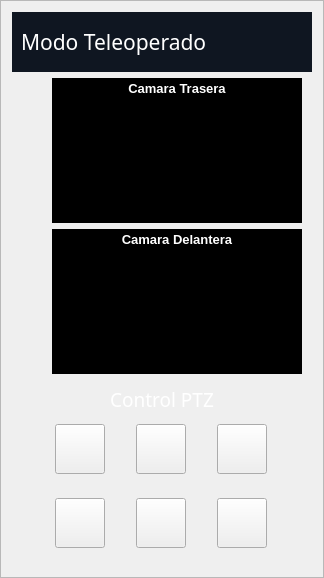
                             <widget class="QFrame" name="verticalFrame_3">
                              <property name="minimumSize">
                               <size>
                                <width>0</width>
                                <height>0</height>
                               </size>
                              </property>
                              <property name="maximumSize">
                               <size>
                                <width>16777215</width>
                                <height>1100</height>
                               </size>
                              </property>
                              <property name="frameShape">
                               <enum>QFrame::StyledPanel</enum>
                              </property>
                              <property name="frameShadow">
                               <enum>QFrame::Raised</enum>
                              </property>
                              <layout class="QVBoxLayout" name="verticalLayout_2">
                               <item>
                                <widget class="QFrame" name="horizontalFrame_29">
                                 <property name="minimumSize">
                                  <size>
                                   <width>0</width>
                                   <height>60</height>
                                  </size>
                                 </property>
                                 <property name="maximumSize">
                                  <size>
                                   <width>500</width>
                                   <height>60</height>
                                  </size>
                                 </property>
                                 <property name="styleSheet">
                                  <string notr="true">background-color: #0F1621;
border-radius: 40px;
border: none;</string>
                                 </property>
                                 <layout class="QHBoxLayout" name="horizontalLayout_47">
                                  <item>
                                   <widget class="QLabel" name="label_mode">
                                    <property name="minimumSize">
                                     <size>
                                      <width>100</width>
                                      <height>0</height>
                                     </size>
                                    </property>
                                    <property name="maximumSize">
                                     <size>
                                      <width>230</width>
                                      <height>16777215</height>
                                     </size>
                                    </property>
                                    <property name="font">
                                     <font>
                                      <family>Segoe UI Variable</family>
                                      <pointsize>16</pointsize>
                                     </font>
                                    </property>
                                    <property name="autoFillBackground">
                                     <bool>false</bool>
                                    </property>
                                    <property name="styleSheet">
                                     <string notr="true">color:rgb(255, 255, 255)</string>
                                    </property>
                                    <property name="text">
                                     <string>Modo Teleoperado</string>
                                    </property>
                                    <property name="alignment">
                                     <set>Qt::AlignLeading|Qt::AlignLeft|Qt::AlignVCenter</set>
                                    </property>
                                   </widget>
                                  </item>
                                  <item>
                                   <widget class="QPushButton" name="btn_toggle">
                                    <property name="minimumSize">
                                     <size>
                                      <width>50</width>
                                      <height>50</height>
                                     </size>
                                    </property>
                                    <property name="maximumSize">
                                     <size>
                                      <width>70</width>
                                      <height>16777215</height>
                                     </size>
                                    </property>
                                    <property name="font">
                                     <font>
                                      <pointsize>5</pointsize>
                                      <weight>75</weight>
                                      <bold>true</bold>
                                     </font>
                                    </property>
                                    <property name="styleSheet">
                                     <string notr="true"/>
                                    </property>
                                    <property name="text">
                                     <string/>
                                    </property>
                                    <property name="icon">
                                     <iconset>
                                      <normaloff>../../../Desktop/PlantasIndustrialesV2/iconos/Toggle.svg</normaloff>../../../Desktop/PlantasIndustrialesV2/iconos/Toggle.svg</iconset>
                                    </property>
                                    <property name="iconSize">
                                     <size>
                                      <width>60</width>
                                      <height>60</height>
                                     </size>
                                    </property>
                                   </widget>
                                  </item>
                                 </layout>
                                </widget>
                               </item>
                               <item>
                                <widget class="QFrame" name="verticalFrame">
                                 <property name="minimumSize">
                                  <size>
                                   <width>0</width>
                                   <height>145</height>
                                  </size>
                                 </property>
                                 <property name="maximumSize">
                                  <size>
                                   <width>16777215</width>
                                   <height>145</height>
                                  </size>
                                 </property>
                                 <widget class="QLabel" name="label_2nd">
                                  <property name="geometry">
                                   <rect>
                                    <x>40</x>
                                    <y>0</y>
                                    <width>250</width>
                                    <height>21</height>
                                   </rect>
                                  </property>
                                  <property name="maximumSize">
                                   <size>
                                    <width>250</width>
                                    <height>16777215</height>
                                   </size>
                                  </property>
                                  <property name="font">
                                   <font>
                                    <pointsize>10</pointsize>
                                    <weight>75</weight>
                                    <bold>true</bold>
                                   </font>
                                  </property>
                                  <property name="layoutDirection">
                                   <enum>Qt::LeftToRight</enum>
                                  </property>
                                  <property name="styleSheet">
                                   <string notr="true">color:rgb(255, 255, 255)</string>
                                  </property>
                                  <property name="text">
                                   <string>Camara Trasera</string>
                                  </property>
                                  <property name="alignment">
                                   <set>Qt::AlignCenter</set>
                                  </property>
                                 </widget>
                                 <widget class="QLabel" name="label_camAruco">
                                  <property name="geometry">
                                   <rect>
                                    <x>40</x>
                                    <y>0</y>
                                    <width>250</width>
                                    <height>150</height>
                                   </rect>
                                  </property>
                                  <property name="minimumSize">
                                   <size>
                                    <width>250</width>
                                    <height>150</height>
                                   </size>
                                  </property>
                                  <property name="maximumSize">
                                   <size>
                                    <width>250</width>
                                    <height>150</height>
                                   </size>
                                  </property>
                                  <property name="styleSheet">
                                   <string notr="true">background-color: rgb(0,0,0);</string>
                                  </property>
                                  <property name="text">
                                   <string/>
                                  </property>
                                  <property name="pixmap">
                                   <pixmap>imagenes/NoCamera.png</pixmap>
                                  </property>
                                  <property name="scaledContents">
                                   <bool>true</bool>
                                  </property>
                                  <property name="alignment">
                                   <set>Qt::AlignCenter</set>
                                  </property>
                                 </widget>
                                 <zorder>label_camAruco</zorder>
                                 <zorder>label_2nd</zorder>
                                </widget>
                               </item>
                               <item>
                                <widget class="QFrame" name="verticalFrame">
                                 <property name="minimumSize">
                                  <size>
                                   <width>0</width>
                                   <height>145</height>
                                  </size>
                                 </property>
                                 <property name="maximumSize">
                                  <size>
                                   <width>16777215</width>
                                   <height>145</height>
                                  </size>
                                 </property>
                                 <widget class="QLabel" name="label_camPost">
                                  <property name="geometry">
                                   <rect>
                                    <x>40</x>
                                    <y>0</y>
                                    <width>250</width>
                                    <height>150</height>
                                   </rect>
                                  </property>
                                  <property name="minimumSize">
                                   <size>
                                    <width>250</width>
                                    <height>150</height>
                                   </size>
                                  </property>
                                  <property name="maximumSize">
                                   <size>
                                    <width>250</width>
                                    <height>150</height>
                                   </size>
                                  </property>
                                  <property name="styleSheet">
                                   <string notr="true">background-color: rgb(0,0,0);</string>
                                  </property>
                                  <property name="text">
                                   <string/>
                                  </property>
                                  <property name="pixmap">
                                   <pixmap>imagenes/NoCamera.png</pixmap>
                                  </property>
                                  <property name="scaledContents">
                                   <bool>true</bool>
                                  </property>
                                  <property name="alignment">
                                   <set>Qt::AlignCenter</set>
                                  </property>
                                 </widget>
                                 <widget class="QLabel" name="label_3rd">
                                  <property name="geometry">
                                   <rect>
                                    <x>40</x>
                                    <y>0</y>
                                    <width>250</width>
                                    <height>21</height>
                                   </rect>
                                  </property>
                                  <property name="maximumSize">
                                   <size>
                                    <width>250</width>
                                    <height>16777215</height>
                                   </size>
                                  </property>
                                  <property name="font">
                                   <font>
                                    <pointsize>10</pointsize>
                                    <weight>75</weight>
                                    <bold>true</bold>
                                   </font>
                                  </property>
                                  <property name="styleSheet">
                                   <string notr="true">color:rgb(255, 255, 255)</string>
                                  </property>
                                  <property name="text">
                                   <string>Camara Delantera</string>
                                  </property>
                                  <property name="alignment">
                                   <set>Qt::AlignCenter</set>
                                  </property>
                                 </widget>
                                </widget>
                               </item>
                               <item>
                                <widget class="QFrame" name="verticalFrame_14">
                                 <property name="minimumSize">
                                  <size>
                                   <width>300</width>
                                   <height>0</height>
                                  </size>
                                 </property>
                                 <property name="maximumSize">
                                  <size>
                                   <width>600</width>
                                   <height>320</height>
                                  </size>
                                 </property>
                                 <layout class="QVBoxLayout" name="verticalLayout_69">
                                  <item>
                                   <widget class="QLabel" name="label_123">
                                    <property name="minimumSize">
                                     <size>
                                      <width>0</width>
                                      <height>20</height>
                                     </size>
                                    </property>
                                    <property name="maximumSize">
                                     <size>
                                      <width>16777215</width>
                                      <height>20</height>
                                     </size>
                                    </property>
                                    <property name="font">
                                     <font>
                                      <family>Segoe UI Variable</family>
                                      <pointsize>14</pointsize>
                                     </font>
                                    </property>
                                    <property name="styleSheet">
                                     <string notr="true">color:rgb(255, 255, 255)</string>
                                    </property>
                                    <property name="text">
                                     <string>Control PTZ</string>
                                    </property>
                                    <property name="alignment">
                                     <set>Qt::AlignCenter</set>
                                    </property>
                                   </widget>
                                  </item>
                                  <item>
                                   <widget class="QFrame" name="horizontalFrame_22">
                                    <layout class="QHBoxLayout" name="horizontalLayout_98">
                                     <item>
                                      <widget class="QPushButton" name="btn_zoom_out">
                                       <property name="minimumSize">
                                        <size>
                                         <width>50</width>
                                         <height>50</height>
                                        </size>
                                       </property>
                                       <property name="maximumSize">
                                        <size>
                                         <width>50</width>
                                         <height>50</height>
                                        </size>
                                       </property>
                                       <property name="font">
                                        <font>
                                         <pointsize>10</pointsize>
                                         <weight>75</weight>
                                         <bold>true</bold>
                                        </font>
                                       </property>
                                       <property name="styleSheet">
                                        <string notr="true"/>
                                       </property>
                                       <property name="text">
                                        <string/>
                                       </property>
                                       <property name="icon">
                                        <iconset>
                                         <normaloff>iconos/Frame 34630.png</normaloff>iconos/Frame 34630.png</iconset>
                                       </property>
                                       <property name="iconSize">
                                        <size>
                                         <width>70</width>
                                         <height>70</height>
                                        </size>
                                       </property>
                                      </widget>
                                     </item>
                                     <item>
                                      <widget class="QPushButton" name="btn_ptz_up">
                                       <property name="minimumSize">
                                        <size>
                                         <width>50</width>
                                         <height>50</height>
                                        </size>
                                       </property>
                                       <property name="maximumSize">
                                        <size>
                                         <width>50</width>
                                         <height>50</height>
                                        </size>
                                       </property>
                                       <property name="font">
                                        <font>
                                         <pointsize>10</pointsize>
                                         <weight>75</weight>
                                         <bold>true</bold>
                                        </font>
                                       </property>
                                       <property name="styleSheet">
                                        <string notr="true"/>
                                       </property>
                                       <property name="text">
                                        <string/>
                                       </property>
                                       <property name="icon">
                                        <iconset>
                                         <normaloff>iconos/UP.png</normaloff>iconos/UP.png</iconset>
                                       </property>
                                       <property name="iconSize">
                                        <size>
                                         <width>100</width>
                                         <height>100</height>
                                        </size>
                                       </property>
                                      </widget>
                                     </item>
                                     <item>
                                      <widget class="QPushButton" name="btn_zoom_in">
                                       <property name="minimumSize">
                                        <size>
                                         <width>50</width>
                                         <height>50</height>
                                        </size>
                                       </property>
                                       <property name="maximumSize">
                                        <size>
                                         <width>50</width>
                                         <height>50</height>
                                        </size>
                                       </property>
                                       <property name="font">
                                        <font>
                                         <pointsize>10</pointsize>
                                         <weight>75</weight>
                                         <bold>true</bold>
                                        </font>
                                       </property>
                                       <property name="styleSheet">
                                        <string notr="true"/>
                                       </property>
                                       <property name="text">
                                        <string/>
                                       </property>
                                       <property name="icon">
                                        <iconset>
                                         <normaloff>iconos/Frame 34629.png</normaloff>iconos/Frame 34629.png</iconset>
                                       </property>
                                       <property name="iconSize">
                                        <size>
                                         <width>70</width>
                                         <height>70</height>
                                        </size>
                                       </property>
                                      </widget>
                                     </item>
                                    </layout>
                                   </widget>
                                  </item>
                                  <item>
                                   <widget class="QFrame" name="horizontalFrame_23">
                                    <layout class="QHBoxLayout" name="horizontalLayout_99">
                                     <item>
                                      <widget class="QPushButton" name="btn_ptz_left">
                                       <property name="minimumSize">
                                        <size>
                                         <width>50</width>
                                         <height>50</height>
                                        </size>
                                       </property>
                                       <property name="maximumSize">
                                        <size>
                                         <width>50</width>
                                         <height>50</height>
                                        </size>
                                       </property>
                                       <property name="font">
                                        <font>
                                         <pointsize>10</pointsize>
                                         <weight>75</weight>
                                         <bold>true</bold>
                                        </font>
                                       </property>
                                       <property name="styleSheet">
                                        <string notr="true"/>
                                       </property>
                                       <property name="text">
                                        <string/>
                                       </property>
                                       <property name="icon">
                                        <iconset>
                                         <normaloff>iconos/Frame 34627.png</normaloff>iconos/Frame 34627.png</iconset>
                                       </property>
                                       <property name="iconSize">
                                        <size>
                                         <width>100</width>
                                         <height>100</height>
                                        </size>
                                       </property>
                                      </widget>
                                     </item>
                                     <item>
                                      <widget class="QPushButton" name="btn_ptz_down">
                                       <property name="minimumSize">
                                        <size>
                                         <width>50</width>
                                         <height>50</height>
                                        </size>
                                       </property>
                                       <property name="maximumSize">
                                        <size>
                                         <width>50</width>
                                         <height>50</height>
                                        </size>
                                       </property>
                                       <property name="font">
                                        <font>
                                         <pointsize>10</pointsize>
                                         <weight>75</weight>
                                         <bold>true</bold>
                                        </font>
                                       </property>
                                       <property name="styleSheet">
                                        <string notr="true"/>
                                       </property>
                                       <property name="text">
                                        <string/>
                                       </property>
                                       <property name="icon">
                                        <iconset>
                                         <normaloff>iconos/Frame 34626.png</normaloff>iconos/Frame 34626.png</iconset>
                                       </property>
                                       <property name="iconSize">
                                        <size>
                                         <width>100</width>
                                         <height>100</height>
                                        </size>
                                       </property>
                                      </widget>
                                     </item>
                                     <item>
                                      <widget class="QPushButton" name="btn_ptz_right">
                                       <property name="minimumSize">
                                        <size>
                                         <width>50</width>
                                         <height>50</height>
                                        </size>
                                       </property>
                                       <property name="maximumSize">
                                        <size>
                                         <width>50</width>
                                         <height>50</height>
                                        </size>
                                       </property>
                                       <property name="font">
                                        <font>
                                         <pointsize>10</pointsize>
                                         <weight>75</weight>
                                         <bold>true</bold>
                                        </font>
                                       </property>
                                       <property name="styleSheet">
                                        <string notr="true"/>
                                       </property>
                                       <property name="text">
                                        <string/>
                                       </property>
                                       <property name="icon">
                                        <iconset>
                                         <normaloff>iconos/Frame 34628.png</normaloff>iconos/Frame 34628.png</iconset>
                                       </property>
                                       <property name="iconSize">
                                        <size>
                                         <width>100</width>
                                         <height>100</height>
                                        </size>
                                       </property>
                                      </widget>
                                     </item>
                                    </layout>
                                   </widget>
                                  </item>
                                 </layout>
                                </widget>
                               </item>
                              </layout>
                             </widget>
